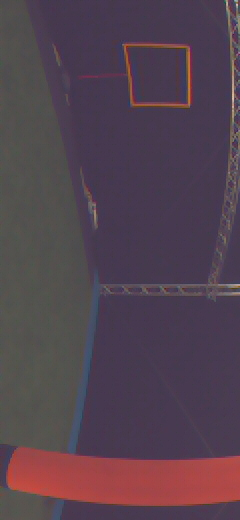
#> input picture COMPUTERVISIONSIM/Projection/single_image/image/68016093.jpg, 240 x 520 px, found by its file name
$ jupyter execute SingleJupyter.ipynb
#> lines starting #> are read from the running program, lines starting #| are printed output that depends on the picture; after the words box and inside, x2 and y2 are one past the last pixel; in counts of white or black regions, pixels touching at a corner belong together
[cell 1]
import numpy as np
import cv2
import matplotlib.pyplot as plt
import pandas as pd
import ipywidgets as widgets
from ipywidgets import interact


image_path = r'C:\Users\Jonathan van Zyl\Documents\GitHub\paparazzi\COMPUTERVISIONSIM\Projection\single_image\image\68016093.jpg'
time_stamp = 68.016093

#image_path = r'C:\Users\Jonathan van Zyl\Documents\GitHub\paparazzi\COMPUTERVISIONSIM\Projection\single_image\image\63582791.jpg'
#time_stamp = 63.582791


# Extract data from the csv
csv_path = r'C:\Users\Jonathan van Zyl\Documents\GitHub\paparazzi\COMPUTERVISIONSIM\Projection\single_image\20190121-140303.csv'

# Extract time using pandas

df = pd.read_csv(csv_path)
#> (reads COMPUTERVISIONSIM/Projection/single_image/20190121-140303.csv from the repository)
time = df['time']
pos_x = df['pos_x']
pos_y = df['pos_y']
pos_z = df['pos_z']
att_phi = df['att_phi']
att_theta = df['att_theta']
att_psi = df['att_psi']

# Interpolate the data with respect to the time stamp
index = np.argmin(np.abs(time - time_stamp))

# Extract the position and attitude at the time stamp
pos_x = pos_x[index]
pos_y = pos_y[index]
pos_z = pos_z[index]
att_phi = att_phi[index]
att_theta = att_theta[index]
att_psi = att_psi[index]

# make state vector
state_vector = np.array([pos_x, pos_y, pos_z, att_phi, att_theta, att_psi])

# Rotation matrix wrt to cyberzoo frame to drone frame
def update_camera_rotation_matrix(phi, psi, theta):
            # Converting from [-pi, pi] to [0, 2pi]:
            if phi < 0:
                roll = 2 * np.pi + phi
            else:
                roll = phi
            if psi < 0:
                yaw = 2 * np.pi + psi
            else:
                roll = phi
                yaw = psi
            pitch = theta

            Rx = np.array([[1, 0, 0],
                   [0, np.cos(roll), -np.sin(roll)],
                   [0, np.sin(roll), np.cos(roll)]])

            Ry = np.array([[np.cos(pitch), 0, np.sin(pitch)],
                        [0, 1, 0],
                        [-np.sin(pitch), 0, np.cos(pitch)]])

            Rz = np.array([[np.cos(yaw), -np.sin(yaw), 0],
                        [np.sin(yaw), np.cos(yaw), 0],
                        [0, 0, 1]])

            # The order of multiplication depends on the convention used. This uses ZYX (yaw-pitch-roll).
            R = np.dot(Rz, np.dot(Ry, Rx))

            return R

'''
_OZ1: X=-1.34 m, Y=-3.37 m, Z=0 m
_OZ2: X=-4.40 m, Y=1.05 m, Z=0 m
_OZ3: X=0.44 m, Y=4.18 m, Z=0 m
_OZ4: X=3.27 m, Y=-0.41 m, Z=0 m
'''

# Define the corners of the cyberzoo in Cyberzoo frame
OZ1 = np.array([-1.34, -3.37, 0])
OZ2 = np.array([-4.40, 1.05, 0])
OZ3 = np.array([0.44, 4.18, 0])
OZ4 = np.array([3.27, -0.41, 0])

# Rotate & translate the corners into the drone frame
R = update_camera_rotation_matrix(att_phi, att_psi, att_theta)
t = np.array([pos_x, pos_y, pos_z])
OZ1 = np.dot(R, OZ1 - t)
OZ2 = np.dot(R, OZ2 - t)
OZ3 = np.dot(R, OZ3 - t)
OZ4 = np.dot(R, OZ4 - t)

'''
X_camera = Y_drone
            Y_camera = Z_drone
            Z_camera = X_drone
'''

# Define the corners of the cyberzoo in the drone frame
OZ1 = np.array([OZ1[1], OZ1[2], OZ1[0]])
OZ2 = np.array([OZ2[1], OZ2[2], OZ2[0]])
OZ3 = np.array([OZ3[1], OZ3[2], OZ3[0]])
OZ4 = np.array([OZ4[1], OZ4[2], OZ4[0]])


# Define the camera and distortion matrix
f_x = 300.
f_y = 300.
c_x = 350.
c_y = 200.
K = np.array([[f_x,   0.,         c_x],
            [  0.,         f_y, c_y],
            [  0.,           0.,           1.        ]])


D = np.array([[ 0.],
            [ 0. ],
            [0.],
            [ 0.]])

# Ensure the points are in the correct format
OZ1 = np.array([OZ1], dtype=np.float32).reshape(-1, 1, 3)
OZ2 = np.array([OZ2], dtype=np.float32).reshape(-1, 1, 3)
OZ3 = np.array([OZ3], dtype=np.float32).reshape(-1, 1, 3)
OZ4 = np.array([OZ4], dtype=np.float32).reshape(-1, 1, 3)

rvec_null = np.zeros((1, 1, 3), dtype=np.float32)
Tvec_null = np.zeros((1, 1, 3), dtype=np.float32)

print(OZ1)

# Fisheye project the corners
OZ1 = cv2.fisheye.projectPoints(OZ1, rvec_null, Tvec_null, K, D)
OZ2 = cv2.fisheye.projectPoints(OZ2, rvec_null, Tvec_null, K, D)
OZ3 = cv2.fisheye.projectPoints(OZ3, rvec_null, Tvec_null, K, D)
OZ4 = cv2.fisheye.projectPoints(OZ4, rvec_null, Tvec_null, K, D)

# Define the image
image = cv2.imread(image_path)
#> image is the input picture: shape (520, 240, 3); mean B, G, R 79.3, 66.8, 84.2
image = cv2.cvtColor(image, cv2.COLOR_BGR2RGB)
# Rotate image
image = cv2.rotate(image, cv2.ROTATE_90_COUNTERCLOCKWISE)
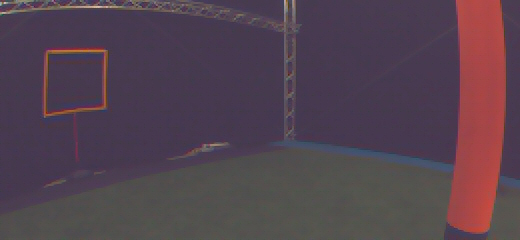
#> image: shape (240, 520, 3); mean R, G, B 84.2, 66.8, 79.3
# Draw the corners on the image
cv2.circle(image, (int(OZ1[0][0][0][0]), int(OZ1[0][0][0][1])), 5, (0, 255, 0), -1)
cv2.circle(image, (int(OZ2[0][0][0][0]), int(OZ2[0][0][0][1])), 5, (0, 255, 0), -1)
#> image: shape (240, 520, 3); 0.06% of pixels changed, all inside (x1, y1, x2, y2) = (244, 123, 255, 134)
cv2.circle(image, (int(OZ3[0][0][0][0]), int(OZ3[0][0][0][1])), 5, (0, 255, 0), -1)
cv2.circle(image, (int(OZ4[0][0][0][0]), int(OZ4[0][0][0][1])), 5, (0, 255, 0), -1)

# Draw the interpolated points
# Interpolate points between the corners
num_points = 20
x_values = np.linspace(OZ1[0][0][0][0], OZ2[0][0][0][0], num_points)
y_values = np.linspace(OZ1[0][0][0][1], OZ2[0][0][0][1], num_points)
for i in range(num_points):
    cv2.circle(image, (int(x_values[i]), int(y_values[i])), 5, (0, 0, 0), -1) # Black : (0, 0, 0)
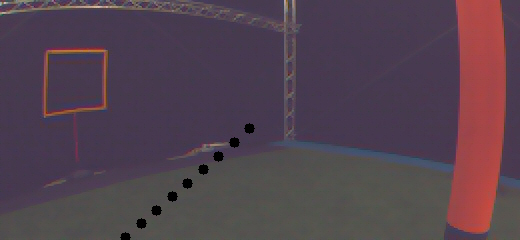
#> image: shape (240, 520, 3); mean R, G, B 83.8, 66.4, 78.8

num_points = 20
x_values = np.linspace(OZ2[0][0][0][0], OZ3[0][0][0][0], num_points)
y_values = np.linspace(OZ2[0][0][0][1], OZ3[0][0][0][1], num_points)
for i in range(num_points):
    cv2.circle(image, (int(x_values[i]), int(y_values[i])), 5, (0, 0, 225), -1) # Red : (0, 0, 255)
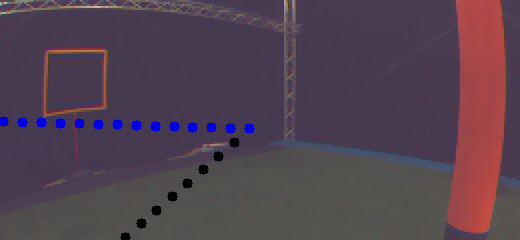
#> image: shape (240, 520, 3); 0.9% of pixels changed, all inside (x1, y1, x2, y2) = (0, 116, 255, 134)

num_points = 20
x_values = np.linspace(OZ3[0][0][0][0], OZ4[0][0][0][0], num_points)
y_values = np.linspace(OZ3[0][0][0][1], OZ4[0][0][0][1], num_points)
for i in range(num_points):
    cv2.circle(image, (int(x_values[i]), int(y_values[i])), 5, (255, 0, 0), -1) # Blue : (255, 0, 0)
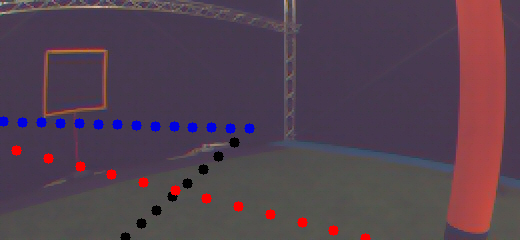
#> image: shape (240, 520, 3); 0.76% of pixels changed, all inside (x1, y1, x2, y2) = (11, 145, 371, 240)

num_points = 20
x_values = np.linspace(OZ4[0][0][0][0], OZ1[0][0][0][0], num_points)
y_values = np.linspace(OZ4[0][0][0][1], OZ1[0][0][0][1], num_points)
for i in range(num_points):
    cv2.circle(image, (int(x_values[i]), int(y_values[i])), 5, (0, 165, 255), -1)  # Orange : (0, 165, 255)

# Display the image
plt.imshow(image)
plt.show()

# Use a clicker to find pixel coordinates of the corners
# Clicker
def click_event(event, x, y, flags, param):
    if event == cv2.EVENT_LBUTTONDOWN:
        print(x, y)

#cv2.imshow('image', image)
#cv2.setMouseCallback('image', click_event)
#cv2.waitKey(0)

# 248 160

[cell 2]
import numpy as np
import cv2
import matplotlib.pyplot as plt
import pandas as pd
import ipywidgets as widgets
from ipywidgets import interact


image_path = r'C:\Users\Jonathan van Zyl\Documents\GitHub\paparazzi\COMPUTERVISIONSIM\Projection\single_image\image\68016093.jpg'
time_stamp = 68.016093

# [8 lines of commented-out code are left out]
csv_path = r'C:\Users\Jonathan van Zyl\Documents\GitHub\paparazzi\COMPUTERVISIONSIM\Projection\single_image\20190121-140303.csv'

# Extract time using pandas

df = pd.read_csv(csv_path)
time = df['time']
pos_x = df['pos_x']
pos_y = df['pos_y']
pos_z = df['pos_z']
att_phi = df['att_phi']
att_theta = df['att_theta']
att_psi = df['att_psi']

# Interpolate the data with respect to the time stamp
index = np.argmin(np.abs(time - time_stamp))

# Extract the position and attitude at the time stamp
pos_x = pos_x[index]
pos_y = pos_y[index]
pos_z = pos_z[index]
att_phi = att_phi[index]
att_theta = att_theta[index]
att_psi = att_psi[index]

# make state vector
state_vector = np.array([pos_x, pos_y, pos_z, att_phi, att_theta, att_psi])

# Rotation matrix wrt to cyberzoo frame to drone frame
def update_camera_rotation_matrix(psi):
            # Converting from [-pi, pi] to [0, 2pi]:
#> the sliders are set to f_x = 300.0, f_y = 300.0, c_x = 350.0, c_y = 200.0, k_1 = 0.0, k_2 = 0.0, k_3 = 0.0, k_4 = 0.0
            if psi < 0:
                yaw = 2 * np.pi + psi
            else:
                yaw = psi
            Rz = np.array([[np.cos(yaw), -np.sin(yaw), 0],
                        [np.sin(yaw), np.cos(yaw), 0],
                        [0, 0, 1]])

            # The order of multiplication depends on the convention used. This uses ZYX (yaw-pitch-roll).
            R = Rz

            return R

'''
_OZ1: X=-1.34 m, Y=-3.37 m, Z=0 m
_OZ2: X=-4.40 m, Y=1.05 m, Z=0 m
_OZ3: X=0.44 m, Y=4.18 m, Z=0 m
_OZ4: X=3.27 m, Y=-0.41 m, Z=0 m
'''

# Define the corners of the cyberzoo in Cyberzoo frame
OZ1 = np.array([-1.34, -3.37, 0])
OZ2 = np.array([-4.40, 1.05, 0])
OZ3 = np.array([0.44, 4.18, 0])
OZ4 = np.array([3.27, -0.41, 0])


# Rotate & translate the corners into the drone frame
R = update_camera_rotation_matrix(att_psi)
#R = np.linalg.inv(R)
t = np.array([pos_x, pos_y, pos_z])
OZ1 = np.dot(R, OZ1) - t
OZ2 = np.dot(R, OZ2) - t
OZ3 = np.dot(R, OZ3) - t
OZ4 = np.dot(R, OZ4) - t

'''
X_camera = Y_drone
            Y_camera = Z_drone
            Z_camera = X_drone
'''

# [5 lines of commented-out code are left out]

rvec_null = np.zeros((1, 1, 3), dtype=np.float32)
Tvec_null = np.zeros((1, 1, 3), dtype=np.float32)

[cell 3]
# [26 lines left out: function project_3Dpoints_withonlyCameraMatrix, not called in this run]

    # Fisheye project the corners
    # Don't use fisheye project

[cell 4]
print(OZ1)


# Define the image
image = cv2.imread(image_path)
image = cv2.cvtColor(image, cv2.COLOR_BGR2RGB)
# Rotate image
image = cv2.rotate(image, cv2.ROTATE_90_COUNTERCLOCKWISE)
# Function to project points and update the image based on camera parameters
def update_image(f_x, f_y, c_x, c_y, k_1, k_2, k_3, k_4):
#> called with f_x = 300, f_y = 300, c_x = 350, c_y = 200, k_1 = 0, k_2 = 0, k_3 = 0, k_4 = 0
    K = np.array([[f_x, 0., c_x],
                  [0., f_y, c_y],
                  [0., 0., 1.]])
    D = np.array([[k_1], [k_2], [k_3], [k_4]])  # Corrected this line
    # Convert K and D to float32
    K = np.array(K, dtype=np.float32)
    D = np.array(D, dtype=np.float32)

    # Copy the original image so as not to overwrite it
    updated_image = np.copy(image)

    # Draw the interpolated points
    # Interpolate points between the corners
    num_points = 20
    x_values = np.linspace(OZ1[0], OZ2[0], num_points)
    y_values = np.linspace(OZ1[1], OZ2[1], num_points)
    z_values = np.linspace(OZ1[2], OZ2[2], num_points)
    for i in range(num_points):
        OZ12_array = np.array([x_values[i], y_values[i], z_values[i]], dtype=np.float32).reshape(-1, 1, 3)
        OZ12_point = cv2.fisheye.projectPoints(OZ12_array, rvec_null, Tvec_null, K, D)
        cv2.circle(updated_image, (int(OZ12_point[0][0][0][0]), int(OZ12_point[0][0][0][1])), 5, (0, 0, 0), -1) # Black : (0, 0, 0)
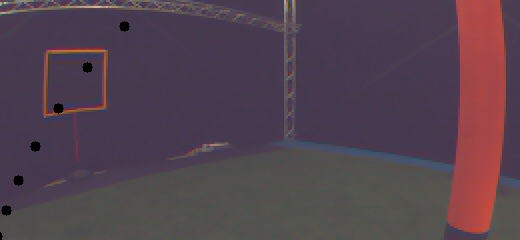
#> updated_image: shape (240, 520, 3); 0.4% of pixels changed, all inside (x1, y1, x2, y2) = (0, 21, 130, 240)

    num_points = 20
    x_values = np.linspace(OZ2[0], OZ3[0], num_points)
    y_values = np.linspace(OZ2[1], OZ3[1], num_points)
    z_values = np.linspace(OZ2[2], OZ3[2], num_points)
    for i in range(num_points):
        OZ23_array = np.array([x_values[i], y_values[i], z_values[i]], dtype=np.float32).reshape(-1, 1, 3)
        OZ23_point = cv2.fisheye.projectPoints(OZ23_array, rvec_null, Tvec_null, K, D)
        cv2.circle(updated_image, (int(OZ23_point[0][0][0][0]), int(OZ23_point[0][0][0][1])), 5, (0, 0, 225), -1) # Red : (0, 0, 255)

    num_points = 20
    x_values = np.linspace(OZ3[0], OZ4[0], num_points)
    y_values = np.linspace(OZ3[1], OZ4[1], num_points)
    z_values = np.linspace(OZ3[2], OZ4[2], num_points)
    for i in range(num_points):
        OZ34_array = np.array([x_values[i], y_values[i], z_values[i]], dtype=np.float32).reshape(-1, 1, 3)
        OZ34_point = cv2.fisheye.projectPoints(OZ34_array, rvec_null, Tvec_null, K, D)
        cv2.circle(updated_image, (int(OZ34_point[0][0][0][0]), int(OZ34_point[0][0][0][1])), 5, (255, 0, 0), -1) # Blue : (255, 0, 0)

    num_points = 20
    x_values = np.linspace(OZ4[0], OZ1[0], num_points)
    y_values = np.linspace(OZ4[1], OZ1[1], num_points)
    z_values = np.linspace(OZ4[2], OZ1[2], num_points)
    for i in range(num_points):
        OZ41_array = np.array([x_values[i], y_values[i], z_values[i]], dtype=np.float32).reshape(-1, 1, 3)
        OZ41_point = cv2.fisheye.projectPoints(OZ41_array, rvec_null, Tvec_null, K, D)
        cv2.circle(updated_image, (int(OZ41_point[0][0][0][0]), int(OZ41_point[0][0][0][1])), 5, (0, 165, 255), -1)  # Orange : (0, 165, 255)
#> the sliders are set to f_x = 300.0, f_y = 300.0, c_x = 350.0, c_y = 200.0

    # Display the updated image
    plt.imshow(updated_image)
    plt.show()

# Define sliders for the camera parameters
f_x_slider = widgets.FloatSlider(value=300.0, min=-1000.0, max=1000.0, step=10.0, description='f_x:')
f_y_slider = widgets.FloatSlider(value=300.0, min=-1000.0, max=1000.0, step=10.0, description='f_y:')
c_x_slider = widgets.FloatSlider(value=350.0, min=0.0, max=1000.0, step=10.0, description='c_x:')
c_y_slider = widgets.FloatSlider(value=200.0, min=0.0, max=1000.0, step=10.0, description='c_y:')
k_1_slider = widgets.FloatSlider(value=0.0, min=-0.5, max=0.5, step=0.01, description='k_1:')
k_2_slider = widgets.FloatSlider(value=0.0, min=-0.5, max=0.5, step=0.01, description='k_2:')
k_3_slider = widgets.FloatSlider(value=0.0, min=-0.5, max=0.5, step=0.01, description='k_3:')
k_4_slider = widgets.FloatSlider(value=0.0, min=-0.5, max=0.5, step=0.01, description='k_4:')

# Define a button for resetting the sliders
reset_button = widgets.Button(description="Reset")


# Define a function that resets the sliders
# [9 lines left out: function reset_sliders, not called in this run]

# Attach the function to the button
reset_button.on_click(reset_sliders)


# Use interact to create the interactive widget
interact(update_image, f_x=f_x_slider, f_y=f_y_slider, c_x=c_x_slider, c_y=c_y_slider, k_1=k_1_slider, k_2=k_2_slider, k_3=k_3_slider, k_4=k_4_slider)
display(reset_button)

[cell 5]
# Define the image
image = cv2.imread(image_path)
image = cv2.cvtColor(image, cv2.COLOR_BGR2RGB)
# Rotate image
image = cv2.rotate(image, cv2.ROTATE_90_COUNTERCLOCKWISE)

# Function to project points and update the image based on camera parameters
def update_image(f_x, f_y, c_x, c_y):
#> called with f_x = 300, f_y = 300, c_x = 350, c_y = 200
    def xy_projections(x, y, z, f_x, f_y, c_x, c_y):
        x_norm = y / x
        y_norm = z / x
        x_prime = f_x * x_norm + c_x
        y_prime = f_y * y_norm + c_y
        return x_prime, y_prime

    # Copy the original image so as not to overwrite it
    updated_image = np.copy(image)

    # Draw the interpolated points
    # Interpolate points between the corners
    num_points = 20
    x_values = np.linspace(OZ1[0], OZ2[0], num_points)
    y_values = np.linspace(OZ1[1], OZ2[1], num_points)
    z_values = np.linspace(OZ1[2], OZ2[2], num_points)
    for i in range(num_points):
        x_prime, y_prime = xy_projections(x_values[i], y_values[i], z_values[i], f_x, f_y, c_x, c_y)
        # Make sure the points are integers
        x_prime = int(x_prime)
        y_prime = int(y_prime)

        cv2.circle(updated_image, (x_prime, y_prime), 5, (0, 0, 0), -1) # Black : (0, 0, 0)
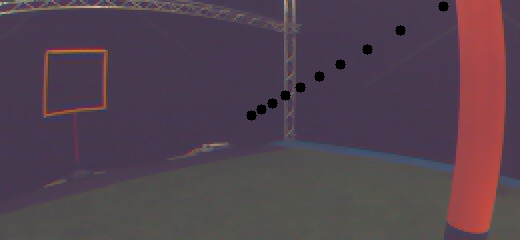
#> updated_image: shape (240, 520, 3); 0.65% of pixels changed, all inside (x1, y1, x2, y2) = (246, 1, 449, 121)

    num_points = 20
    x_values = np.linspace(OZ2[0], OZ3[0], num_points)
    y_values = np.linspace(OZ2[1], OZ3[1], num_points)
    z_values = np.linspace(OZ2[2], OZ3[2], num_points)
    for i in range(num_points):
        x_prime, y_prime = xy_projections(x_values[i], y_values[i], z_values[i], f_x, f_y, c_x, c_y)
        # Make sure the points are integers
        x_prime = int(x_prime)
        y_prime = int(y_prime)
        cv2.circle(updated_image, (x_prime, y_prime), 5, (0, 0, 225), -1) # Red : (0, 0, 255)
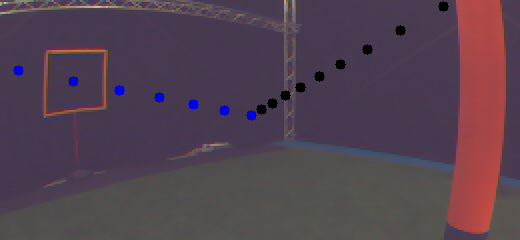
#> updated_image: shape (240, 520, 3); 0.45% of pixels changed, all inside (x1, y1, x2, y2) = (13, 65, 257, 121)
    num_points = 20
    x_values = np.linspace(OZ1[0], OZ4[0], num_points)
    y_values = np.linspace(OZ1[1], OZ4[1], num_points)
    z_values = np.linspace(OZ1[2], OZ4[2], num_points)
    for i in range(num_points):
        x_prime, y_prime = xy_projections(x_values[i], y_values[i], z_values[i], f_x, f_y, c_x, c_y)
        # Make sure the points are integers
        x_prime = int(x_prime)
        y_prime = int(y_prime)
        #print('x_prime: ', x_prime, 'y_prime: ', y_prime)
        cv2.circle(updated_image, (x_prime, y_prime), 5, (155, 155, 255), -1)  # White : (255, 255, 255)
    num_points = 20
    x_values = np.linspace(OZ3[0], OZ4[0], num_points)
    y_values = np.linspace(OZ3[1], OZ4[1], num_points)
    z_values = np.linspace(OZ3[2], OZ4[2], num_points)
    for i in range(num_points):
        x_prime, y_prime = xy_projections(x_values[i], y_values[i], z_values[i], f_x, f_y, c_x, c_y)
        # Make sure the points are integers
        x_prime = int(x_prime)
        y_prime = int(y_prime)
        cv2.circle(updated_image, (x_prime, y_prime), 5, (255, 0, 0), -1) # Blue : (255, 0, 0)

    # Display the updated image
    plt.imshow(updated_image)
    plt.show()

# Define sliders for the camera parameters
f_x_slider = widgets.FloatSlider(value=300.0, min=0.0, max=1000.0, step=10.0, description='f_x:')
f_y_slider = widgets.FloatSlider(value=300.0, min=-100.0, max=1000.0, step=10.0, description='f_y:')
c_x_slider = widgets.FloatSlider(value=350.0, min=0.0, max=1000.0, step=10.0, description='c_x:')
c_y_slider = widgets.FloatSlider(value=200.0, min=0.0, max=1000.0, step=10.0, description='c_y:')

# Define a button for resetting the sliders
reset_button = widgets.Button(description="Reset")


# Define a function that resets the sliders
# [5 lines left out: function reset_sliders, not called in this run]
# Attach the function to the button
reset_button.on_click(reset_sliders)


# Use interact to create the interactive widget
interact(update_image, f_x=f_x_slider, f_y=f_y_slider, c_x=c_x_slider, c_y=c_y_slider)
display(reset_button)
